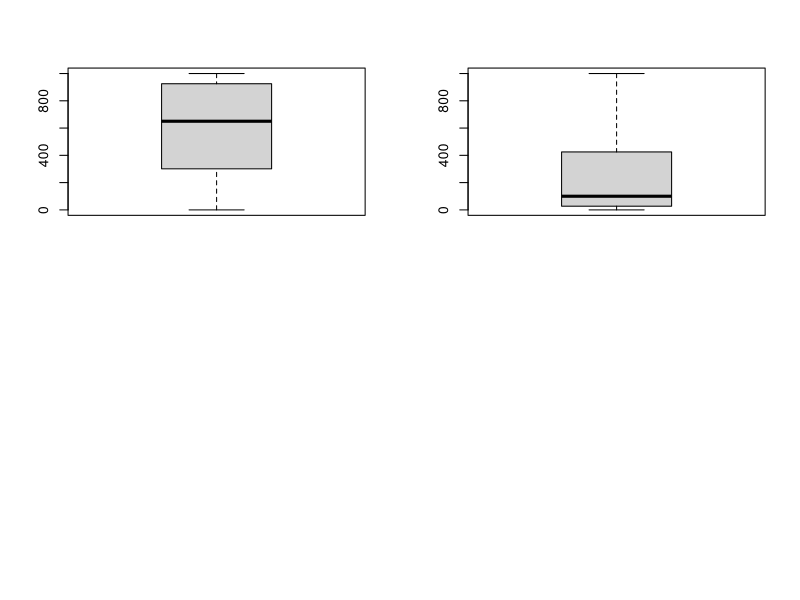

R code for this plot:


##1. What is the causal question that this experiment is attempting to address?
#A1 - That people are willing to spend more for the artist generated picture or not. Is there a causal relation between the price of the painting and the creator?

##2. How is replication, control and randomization implemented in this completely randomized designed experiment?
#A2. Replication - sent to all the HBAP students in two groups. The replication in each group (strata?)
# Control - there were only two paintings to decide upon. The max price was also fixed (ie. $1000)
# Randomisation - selection of students in two groups

#3. What types of biases may be present in this experiment, and how can they be overcome?
#A3. the half of the students may rely on the information given as which one is artist generated and which is computer generated. There would be another bias if the 'contaminations' had occured between the groups
# there is also possibility of no responses.

#  4. The file crd.csv contains a file of 60 names. Read this file into a data frame in R. Suppose we would
#like to randomize the people in this file into treatment and control for the current study. What R code
#would accomplish this?

crd = read.csv("data/crd.csv")
#inspect the data
View(crd)
nrow(crd)

#generate random T and C for large size. Use that for randomly assigning to crd later. There is no ask to do 50-50% so I do completely randomise distribution
randomTC = sample(c("Treatment","Control"),5000, repl=TRUE)
#view the output
randomTC[1:60]

#add new variable to the frame. Use nrow() function to get the length of the crd data so if the csv changes with more data the code doesn't stop at 60 observations.
crd$random = randomTC[1:nrow(crd)]

#view the data for sanity
crd$random[1:60]
#View(crd)

#check how the randomised distribution of T and C looks like
nrow(crd[crd$random=='Treatment',])
nrow(crd[crd$random=='Control',])

 

#  5. The file paintings_crd.csv, stored in the file section of the RStudio workspace, contains three fields:
#  (1) id, (2) treatment (1=control, 2=treatment), and (3) dollar value assigned to the first painting.
#a) Read the data file into a data frame in RStudio. What is the number of responses? What are the
#number of control participants and treatment participants in the study?

paintings = read.csv("data/paintings_crd.csv")

nrow(paintings)
# What is the number of responses? = 69

dim(paintings[paintings$treatment=="1",])
#What are the number of control participants = 34

dim(paintings[paintings$treatment=="2",])
#What are the number of treatment participants = 35

#  b) Compute the sample mean dollar amount of the first painting for the control group and the sample
#mean for the treatment group. What do you make of the difference?

controlGrp = paintings[paintings$treatment=="1",]
mean(controlGrp$amount)
treatmentGrp = paintings[paintings$treatment=="2",]
mean(treatmentGrp$amount)

#  c) Create side-by-side boxplots of the allocated price of the first painting between treatment and
#control. Interpret this graph. (In the next unit, we will be able to determine statistical significance of the difference)

par(mfrow=c(2,2))
boxplot(controlGrp$amount)
boxplot(treatmentGrp$amount)




